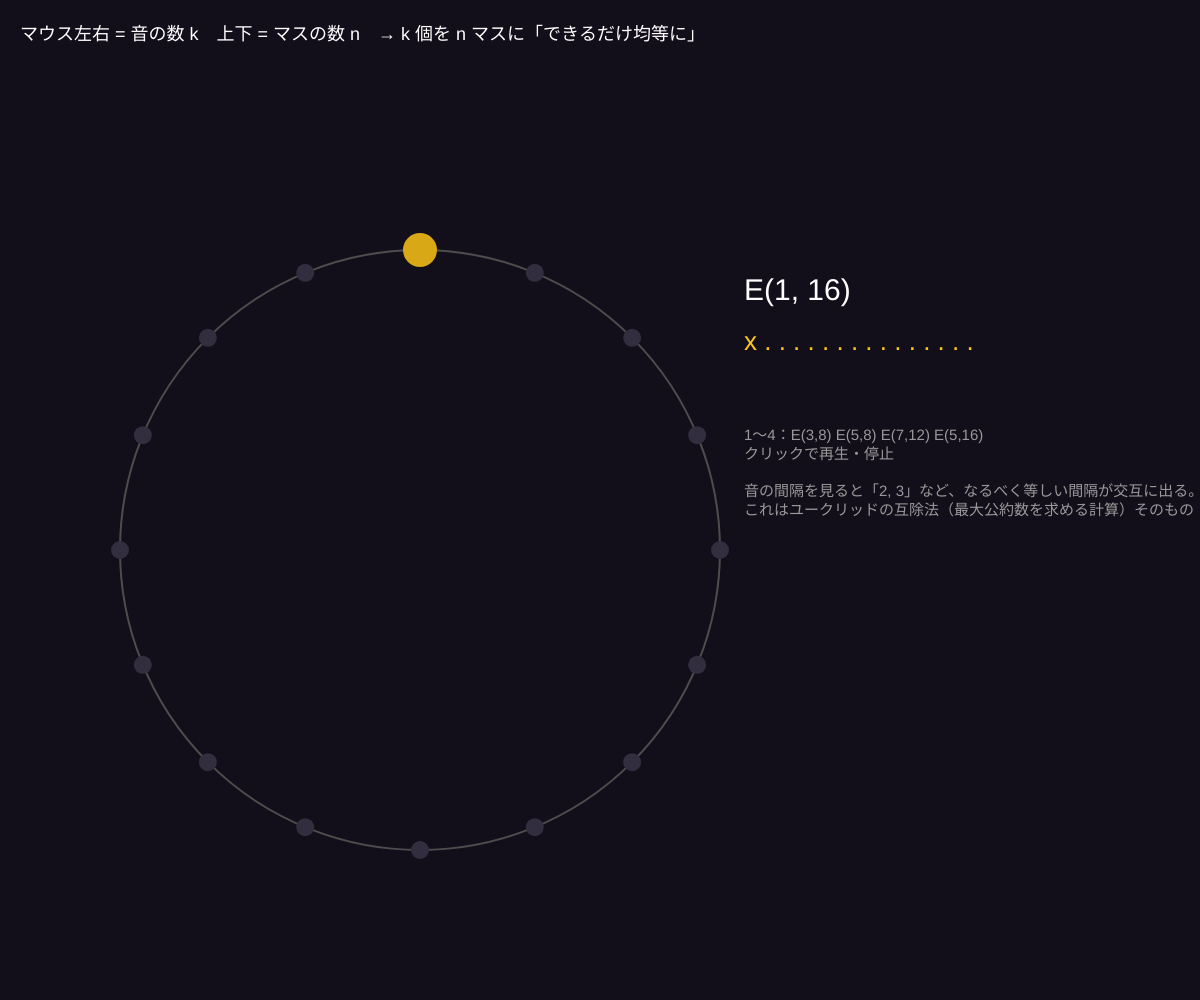
Frame 1 (no input)
Frame 60 (no input): identical to frame 1, image omitted
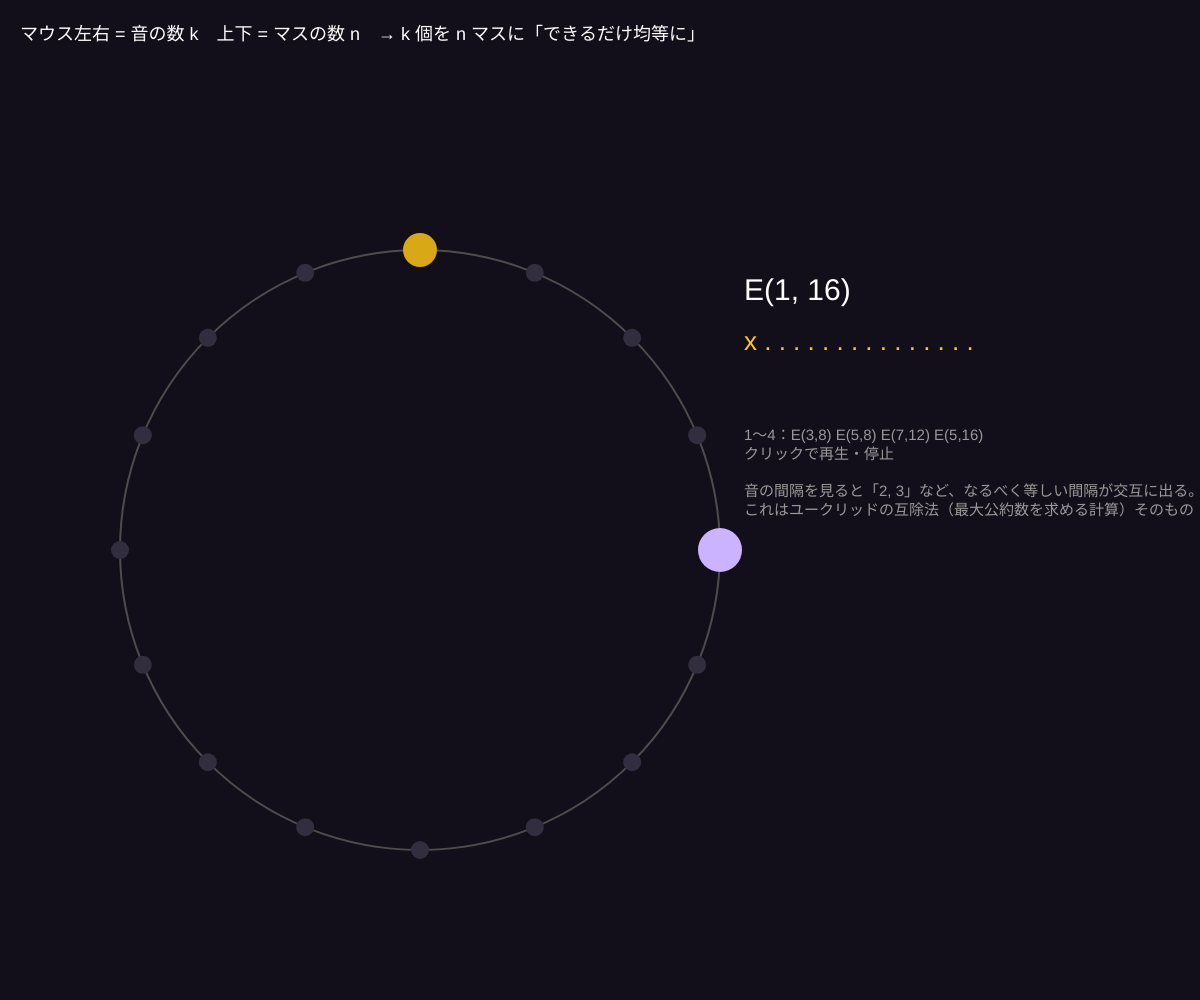
Frame 120 (the mouse pressed at the canvas centre since frame 60)

The p5.js sketch that drew these frames (run headless with seeded random() and noise() and a simulated clock; from frame 60 on, the mouse is pressed at the canvas centre):

// p5.js sketch
// ── sketch.js
// ============================================
// 03 ユークリッド・リズム（世界の民族音楽のリズムが1つの式で）
// n 個のマスに k 個の音を「できるだけ均等に」配る。ユークリッドの互除法と同じ計算
// E(3,8) = キューバのトレシージョ、E(5,8) = キンティージョ、E(7,12) = 西アフリカのベル…
// マウス左右 = 音の数 k / 上下 = マスの数 n / クリックで再生・停止 / 1〜4 でお手本
// ============================================

let n = 8, k = 3;
let pattern = [];
let pos = 0;
let nextTime = 0;
let playing = false;
let bpm = 100;
let mouseK = -1, mouseN = -1; // マウスの位置から求めた k, n の前回の値

function setup() {
  createCanvas(windowWidth, windowHeight);
  colorMode(HSB, 360, 100, 100, 100);
  setInterval(scheduler, 25);
}

// ★ ビョークランドのアルゴリズム（簡易版）：k 個の 1 を n マスに均等に散らす
function euclid(k, n) {
  let out = [];
  let bucket = 0;
  for (let i = 0; i < n; i++) {
    bucket += k;
    if (bucket >= n) {
      bucket -= n;
      out.push(1);
    } else out.push(0);
  }
  // 最初が 1 になるように回転
  let first = out.indexOf(1);
  if (first > 0) out = out.slice(first).concat(out.slice(0, first));
  return out;
}

function draw() {
  background(260, 40, 10);
  if (!mouseIsPressed) {
    let nk = floor(map(mouseX, 0, width, 1, 13, true));
    let nn = floor(map(mouseY, 0, height, 16, 4, true));
    if (nk !== mouseK || nn !== mouseN) { // マウスが動いて値が変わったときだけ（1〜4 のお手本を消さないため）
      mouseK = nk;
      mouseN = nn;
      n = nn;
      k = min(nk, n);
    }
  }
  pattern = euclid(k, n);

  // ---- 円に並べる ----
  let cx = width * 0.35, cy = height * 0.55, r = min(width, height) * 0.3;
  noFill();
  stroke(0, 0, 30);
  strokeWeight(2);
  circle(cx, cy, r * 2);
  // 音どうしをつなぐ多角形
  stroke(170, 60, 100, 50);
  beginShape();
  for (let i = 0; i < n; i++) {
    if (pattern[i]) {
      let a = -HALF_PI + (TWO_PI * i) / n;
      vertex(cx + cos(a) * r, cy + sin(a) * r);
    }
  }
  endShape(CLOSE);
  for (let i = 0; i < n; i++) {
    let a = -HALF_PI + (TWO_PI * i) / n;
    let x = cx + cos(a) * r, y = cy + sin(a) * r;
    let now = playing && i === pos;
    noStroke();
    fill(pattern[i] ? 45 : 260, pattern[i] ? 90 : 30, now ? 100 : pattern[i] ? 85 : 25);
    circle(x, y, now ? 44 : pattern[i] ? 34 : 18);
  }

  // ---- 右：パターンを文字で ----
  let rx = width * 0.62;
  noStroke();
  fill(0, 0, 100);
  textSize(30);
  text('E(' + k + ', ' + n + ')', rx, height * 0.3);
  textSize(26);
  fill(45, 90, 100);
  text(pattern.map((p) => (p ? 'x' : '.')).join(' '), rx, height * 0.3 + 50);
  fill(0, 0, 60);
  textSize(15);
  let known = { '3,8': 'トレシージョ（キューバ）', '5,8': 'キンティージョ（キューバ）', '7,12': 'ベルパターン（西アフリカ）', '5,12': 'ベンベ（西アフリカ）', '4,9': 'アクサク（トルコ）', '5,16': 'ボサノバ', '2,5': 'カリブ', '7,16': 'サンバ' };
  let name = known[k + ',' + n];
  if (name) text('→ ' + name, rx, height * 0.3 + 90);
  text('1〜4：E(3,8) E(5,8) E(7,12) E(5,16)\nクリックで再生・停止\n\n音の間隔を見ると「2, 3」など、なるべく等しい間隔が交互に出る。\nこれはユークリッドの互除法（最大公約数を求める計算）そのもの', rx, height * 0.3 + 140);

  fill(0, 0, 100);
  textSize(18);
  text('マウス左右 = 音の数 k　上下 = マスの数 n　→ k 個を n マスに「できるだけ均等に」', 20, 40);
}

function scheduler() {
  if (!playing || !audioCtx) return;
  let dur = 60 / bpm / 2;
  while (nextTime < audioCtx.currentTime + 0.1) {
    let s = (pos + 1) % n;
    if (pattern[s]) hit(nextTime, s === 0 ? 220 : 440);
    else tick(nextTime);
    let when = nextTime;
    setTimeout(() => (pos = s), max(0, (when - audioCtx.currentTime) * 1000));
    nextTime += dur;
  }
}

function mousePressed() {
  startAudio();
  playing = !playing;
  if (playing) {
    nextTime = audioCtx.currentTime + 0.05;
    pos = -1;
  }
}
function keyPressed() {
  let presets = { 1: [3, 8], 2: [5, 8], 3: [7, 12], 4: [5, 16] };
  if (presets[key]) [k, n] = presets[key];
}

// ---------- やってみよう ----------
// 1. E(3,8) を聞いて、手を叩いてみよう。「タン・タ・タン」のラテンのリズム
// 2. k と n が割り切れるとき（E(4,8)）は等間隔でつまらない。割り切れないときが面白い
// 3. 2 つのユークリッド・リズムを重ねる（E(3,8) ＋ E(5,8)）


// ==================================================
// ここから下は「音を鳴らすための道具」です
// ==================================================
let audioCtx, master;
function startAudio() {
  if (!audioCtx) {
    audioCtx = new AudioContext();
    master = audioCtx.createDynamicsCompressor();
    master.connect(audioCtx.destination);
  }
  audioCtx.resume();
}
function hit(t, f) {
  let o = audioCtx.createOscillator(), g = audioCtx.createGain();
  o.type = 'triangle'; o.frequency.value = f;
  g.gain.setValueAtTime(0.5, t); g.gain.exponentialRampToValueAtTime(0.001, t + 0.25);
  o.connect(g); g.connect(master); o.start(t); o.stop(t + 0.3);
}
function tick(t) {
  let o = audioCtx.createOscillator(), g = audioCtx.createGain();
  o.frequency.value = 2000;
  g.gain.setValueAtTime(0.05, t); g.gain.exponentialRampToValueAtTime(0.001, t + 0.03);
  o.connect(g); g.connect(master); o.start(t); o.stop(t + 0.05);
}
